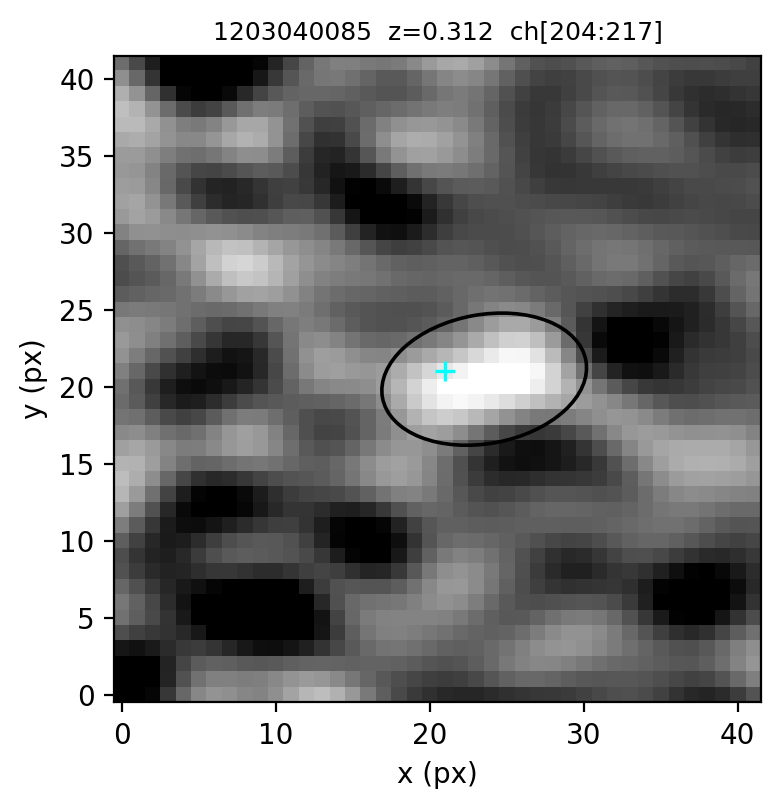
#> input picture scripts/debug_apertures/1203/1203040085_alma_mom0_apert.png, 780 x 809 px, found by its file name; its folder holds only this picture in this run
$ python make_quad.py
#> lines starting #> are read from the running program, lines starting #| are printed output that depends on the picture
#!/usr/bin/env python3
# make_quads.py — ALMA spec | ALMA cutout | MUSE spec | MUSE cutout
import os, argparse
from PIL import Image

BASE = "/home/el1as/github/thesis/figures"
FIELDS = ["1203", "1206", "1501"]

ALMA_SPEC_DIR = os.path.join(BASE, "ALMA_spectra")
MUSE_SPEC_DIR = os.path.join(BASE, "MUSE_spectra")
STAMPS_DIR    = os.path.join(BASE, "stamps")
OUT_BASE      = os.path.join(BASE, "stitched")
os.makedirs(OUT_BASE, exist_ok=True)

def load_rgb(path):
    return Image.open(path).convert("RGB") if os.path.exists(path) else None

def split_stamp(stamp_img):
    """Stamp is [MUSE | ALMA]; return (muse_cutout, alma_cutout)."""
    w, h = stamp_img.size
    mid = w // 2
    return stamp_img.crop((0, 0, mid, h)), stamp_img.crop((mid, 0, w, h))

def resize_to_height(im, target_h):
    if im.height == target_h:
        return im
    new_w = int(round(im.width * (target_h / im.height)))
    return im.resize((new_w, target_h), Image.LANCZOS)

def scale_in_canvas(im, base_h, scale):
    """Scale im to scale*base_h (both dims), then paste centered on a base_h tall canvas."""
    scale = float(scale)
    scale = 1.0 if not (0 < scale <= 1.0) else scale
    new_h = max(1, int(round(base_h * scale)))
    new_w = max(1, int(round(im.width * (new_h / im.height))))
    im_small = im.resize((new_w, new_h), Image.LANCZOS)
    canvas = Image.new("RGB", (new_w, base_h), (255, 255, 255))
    y = (base_h - new_h) // 2
    canvas.paste(im_small, (0, y))
    return canvas

def hstack(images):
    total_w = sum(im.width for im in images)
    h = images[0].height
    dst = Image.new("RGB", (total_w, h), (255, 255, 255))
    x = 0
    for im in images:
        dst.paste(im, (x, 0)); x += im.width
    return dst

def collect_galaxies(field):
    names = set()
    for d in [os.path.join(ALMA_SPEC_DIR, field),
              os.path.join(MUSE_SPEC_DIR, field),
              os.path.join(STAMPS_DIR, field)]:
        if os.path.isdir(d):
            for f in os.listdir(d):
                if f.lower().endswith(".png"):
                    names.add(os.path.splitext(f)[0])
    return sorted(names)

def main():
    import argparse
    ap = argparse.ArgumentParser()
    ap.add_argument("--cutout-height-scale", type=float, default=0.6,
                    help="Fraction of spectra height for cutouts (0<scale<=1). Default 0.6")
    args = ap.parse_args()

    for field in FIELDS:
        out_dir = os.path.join(OUT_BASE, field); os.makedirs(out_dir, exist_ok=True)

        for gal in collect_galaxies(field):
            alma_spec = load_rgb(os.path.join(ALMA_SPEC_DIR, field, f"{gal}.png"))
            muse_spec = load_rgb(os.path.join(MUSE_SPEC_DIR, field, f"{gal}.png"))
            stamp     = load_rgb(os.path.join(STAMPS_DIR, field, f"{gal}.png"))
            if alma_spec is None or muse_spec is None or stamp is None:
                print(f"[{field}/{gal}] missing file(s); skipping"); continue

            muse_cut, alma_cut = split_stamp(stamp)  # stamp is [MUSE|ALMA]
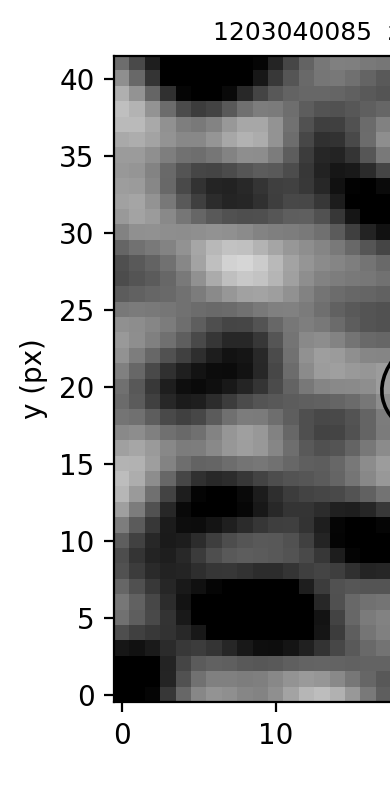
#> muse_cut: PIL image 390x809 RGB; min 0, max 255, mean 155.5
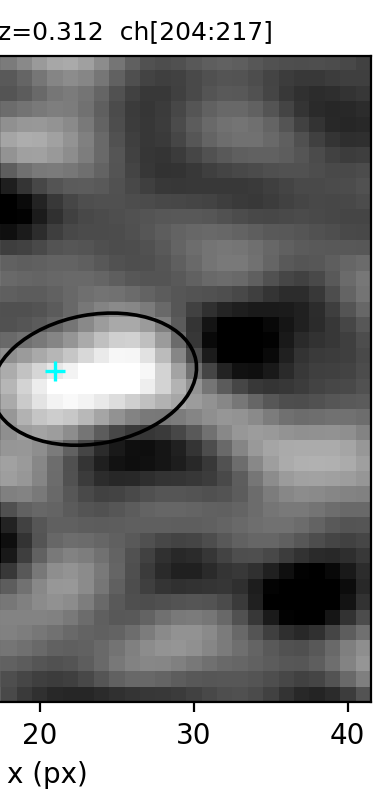
#> alma_cut: PIL image 390x809 RGB; mean R, G, B 128.3, 128.4, 128.4

            # 1) Normalize spectra to a common base height H (use min to avoid upscaling).
            H = min(alma_spec.height, muse_spec.height, alma_cut.height, muse_cut.height)
#> H = 809
            alma_spec = resize_to_height(alma_spec, H)
            muse_spec = resize_to_height(muse_spec, H)
            alma_cut  = resize_to_height(alma_cut,  H)
            muse_cut  = resize_to_height(muse_cut,  H)

            # 2) Shrink cutouts in BOTH dimensions, but keep panel height H via vertical padding.
            alma_cut_small = scale_in_canvas(alma_cut, H, args.cutout_height_scale)
#> in scale_in_canvas, `canvas = Image.new("RGB", (new_w, base_h), (255, 255, 255))`: canvas: PIL image 234x809 RGB; every value is 255
#> in scale_in_canvas, `canvas.paste(im_small, (0, y))`:
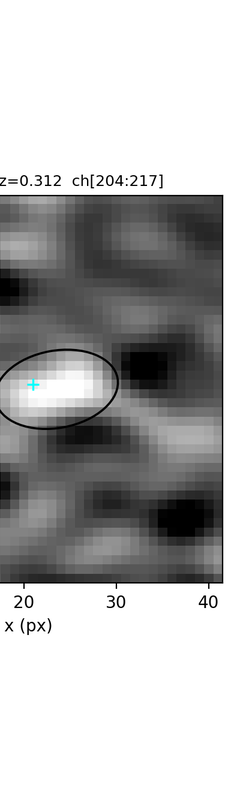
#> canvas: PIL image 234x809 RGB; mean R, G, B 179, 179, 179
            muse_cut_small = scale_in_canvas(muse_cut, H, args.cutout_height_scale)
#> call 2 of scale_in_canvas, with base_h = 809, scale = 0.6
#> in scale_in_canvas (call 2), `canvas.paste(im_small, (0, y))`:
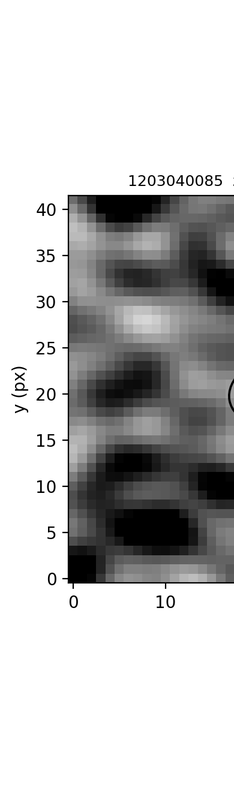
#> canvas: PIL image 234x809 RGB; min 0, max 255, mean 195.3

            # Order: ALMA spec → ALMA cutout → MUSE spec → MUSE cutout
            panels = [alma_spec, alma_cut_small, muse_spec, muse_cut_small]
            quad = hstack(panels)
#> in hstack, `total_w = sum(im.width for im in images)`: total_w = 2028
#> in hstack, `dst = Image.new("RGB", (total_w, h), (255, 255, 255))`: dst: PIL image 2028x809 RGB; every value is 255
#> the loop in hstack, `for im in images:` made 4 passes
#> x on passes 1 to 4: 780, 1014, 1794, 2028
#> after the loop in hstack, `for im in images:`:
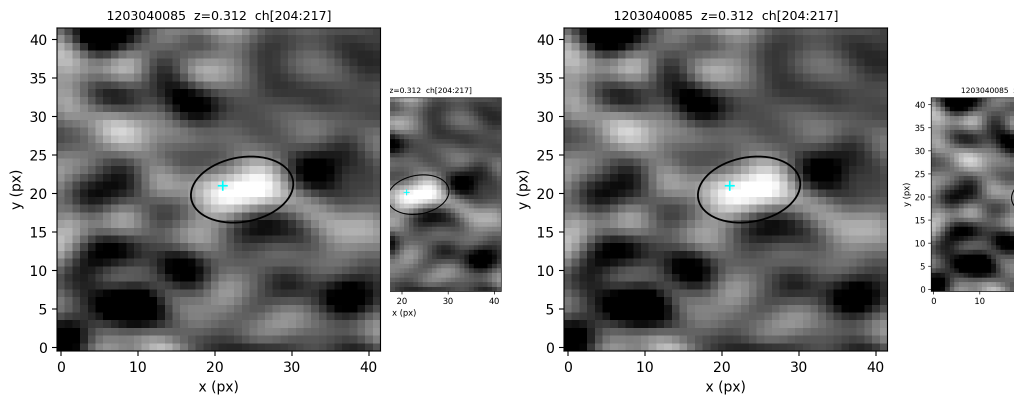
#> dst: PIL image 2028x809 RGB (shown at 1/2 size); mean R, G, B 152.3, 152.4, 152.4

            out_path = os.path.join(out_dir, f"{gal}_quad.png")
            quad.save(out_path, "PNG")
            print(f"Saved {out_path}")

if __name__ == "__main__":
    main()
